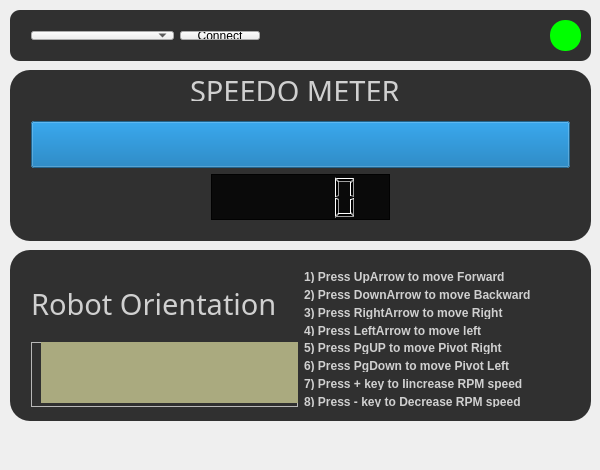
<?xml version="1.0" encoding="UTF-8"?>
<ui version="4.0">
 <class>Qt_Dashboard_RoboClass</class>
 <widget class="QWidget" name="Qt_Dashboard_RoboClass">
  <property name="geometry">
   <rect>
    <x>0</x>
    <y>0</y>
    <width>600</width>
    <height>470</height>
   </rect>
  </property>
  <property name="windowTitle">
   <string>Robo DashBoard</string>
  </property>
  <property name="styleSheet">
   <string notr="true">#StatusBarLayout{
	color: rgb(255, 170, 0);
}
#Robo_Mon_dashboard{	
background-color: rgb(76, 76, 76);
background:rgba(0,0,0,0.8);
border-radius: 20;
border-style: groove;
border-color: rgb(159, 159, 159);
gridline-color: rgb(116, 116, 116);
}
#Robo_CON_panel{
background-color: rgb(76, 76, 76);
background:rgba(0,0,0,0.8);
border-radius: 20;
border-style: groove;
border-color: rgb(159, 159, 159);
gridline-color: rgb(116, 116, 116);
}
#frame_4{
background-color: rgb(76, 76, 76);
background:rgba(0,0,0,0.8);
border-radius: 10;
border-style: groove;
border-color: rgb(159, 159, 159);
gridline-color: rgb(116, 116, 116);
}
#Robo_RPM_lcd{
background:rgba(0,0,0,0.8);
}
#Robo_Status_Ind{
background-color: rgb(0, 255, 0);
border-radius: 15px;
}</string>
  </property>
  <widget class="QFrame" name="Robo_Mon_dashboard">
   <property name="geometry">
    <rect>
     <x>10</x>
     <y>70</y>
     <width>581</width>
     <height>171</height>
    </rect>
   </property>
   <property name="styleSheet">
    <string notr="true"/>
   </property>
   <property name="frameShape">
    <enum>QFrame::StyledPanel</enum>
   </property>
   <property name="frameShadow">
    <enum>QFrame::Raised</enum>
   </property>
   <widget class="QLabel" name="label">
    <property name="geometry">
     <rect>
      <x>180</x>
      <y>10</y>
      <width>211</width>
      <height>21</height>
     </rect>
    </property>
    <property name="font">
     <font>
      <family>Simplified Arabic Fixed</family>
      <pointsize>22</pointsize>
     </font>
    </property>
    <property name="styleSheet">
     <string notr="true">color: rgb(208, 208, 208);</string>
    </property>
    <property name="text">
     <string>SPEEDO METER</string>
    </property>
   </widget>
   <widget class="QWidget" name="layoutWidget">
    <property name="geometry">
     <rect>
      <x>10</x>
      <y>40</y>
      <width>561</width>
      <height>121</height>
     </rect>
    </property>
    <layout class="QVBoxLayout" name="verticalLayout">
     <item>
      <widget class="QProgressBar" name="RPM_Guage">
       <property name="sizePolicy">
        <sizepolicy hsizetype="Expanding" vsizetype="Preferred">
         <horstretch>0</horstretch>
         <verstretch>0</verstretch>
        </sizepolicy>
       </property>
       <property name="autoFillBackground">
        <bool>false</bool>
       </property>
       <property name="styleSheet">
        <string notr="true"/>
       </property>
       <property name="value">
        <number>100</number>
       </property>
       <property name="textVisible">
        <bool>false</bool>
       </property>
       <property name="invertedAppearance">
        <bool>false</bool>
       </property>
      </widget>
     </item>
     <item>
      <layout class="QHBoxLayout" name="horizontalLayout">
       <item>
        <spacer name="horizontalSpacer">
         <property name="orientation">
          <enum>Qt::Horizontal</enum>
         </property>
         <property name="sizeHint" stdset="0">
          <size>
           <width>40</width>
           <height>20</height>
          </size>
         </property>
        </spacer>
       </item>
       <item>
        <widget class="QLCDNumber" name="Robo_RPM_lcd">
         <property name="sizePolicy">
          <sizepolicy hsizetype="Expanding" vsizetype="Minimum">
           <horstretch>0</horstretch>
           <verstretch>0</verstretch>
          </sizepolicy>
         </property>
         <property name="styleSheet">
          <string notr="true"/>
         </property>
         <property name="frameShape">
          <enum>QFrame::Panel</enum>
         </property>
         <property name="segmentStyle">
          <enum>QLCDNumber::Filled</enum>
         </property>
        </widget>
       </item>
       <item>
        <spacer name="horizontalSpacer_2">
         <property name="orientation">
          <enum>Qt::Horizontal</enum>
         </property>
         <property name="sizeHint" stdset="0">
          <size>
           <width>40</width>
           <height>20</height>
          </size>
         </property>
        </spacer>
       </item>
      </layout>
     </item>
    </layout>
   </widget>
  </widget>
  <widget class="QFrame" name="Robo_CON_panel">
   <property name="geometry">
    <rect>
     <x>10</x>
     <y>250</y>
     <width>581</width>
     <height>171</height>
    </rect>
   </property>
   <property name="frameShape">
    <enum>QFrame::StyledPanel</enum>
   </property>
   <property name="frameShadow">
    <enum>QFrame::Raised</enum>
   </property>
   <widget class="QWidget" name="layoutWidget">
    <property name="geometry">
     <rect>
      <x>10</x>
      <y>10</y>
      <width>561</width>
      <height>158</height>
     </rect>
    </property>
    <layout class="QHBoxLayout" name="horizontalLayout_2">
     <item>
      <layout class="QVBoxLayout" name="verticalLayout_2">
       <item>
        <widget class="QLabel" name="label_2">
         <property name="font">
          <font>
           <family>Simplified Arabic Fixed</family>
           <pointsize>22</pointsize>
          </font>
         </property>
         <property name="styleSheet">
          <string notr="true">color: rgb(208, 208, 208);</string>
         </property>
         <property name="text">
          <string>Robot Orientation</string>
         </property>
        </widget>
       </item>
       <item>
        <widget class="QFrame" name="frame_3">
         <property name="frameShape">
          <enum>QFrame::StyledPanel</enum>
         </property>
         <property name="frameShadow">
          <enum>QFrame::Raised</enum>
         </property>
         <widget class="QLabel" name="Robo_Orient">
          <property name="geometry">
           <rect>
            <x>10</x>
            <y>0</y>
            <width>261</width>
            <height>61</height>
           </rect>
          </property>
          <property name="font">
           <font>
            <family>Cambria</family>
            <pointsize>14</pointsize>
            <weight>75</weight>
            <bold>true</bold>
           </font>
          </property>
          <property name="styleSheet">
           <string notr="true">color: rgb(255, 255, 191);
background-color: rgb(170, 170, 127);
</string>
          </property>
          <property name="text">
           <string/>
          </property>
          <property name="alignment">
           <set>Qt::AlignCenter</set>
          </property>
         </widget>
        </widget>
       </item>
      </layout>
     </item>
     <item>
      <layout class="QVBoxLayout" name="verticalLayout_3">
       <item>
        <widget class="QLabel" name="label_4">
         <property name="font">
          <font>
           <pointsize>9</pointsize>
           <weight>75</weight>
           <bold>true</bold>
          </font>
         </property>
         <property name="styleSheet">
          <string notr="true">color: rgb(208, 208, 208);</string>
         </property>
         <property name="text">
          <string>1) Press UpArrow to move Forward</string>
         </property>
        </widget>
       </item>
       <item>
        <widget class="QLabel" name="label_5">
         <property name="font">
          <font>
           <pointsize>9</pointsize>
           <weight>75</weight>
           <bold>true</bold>
          </font>
         </property>
         <property name="styleSheet">
          <string notr="true">color: rgb(208, 208, 208);</string>
         </property>
         <property name="text">
          <string>2) Press DownArrow to move Backward</string>
         </property>
        </widget>
       </item>
       <item>
        <widget class="QLabel" name="label_6">
         <property name="font">
          <font>
           <pointsize>9</pointsize>
           <weight>75</weight>
           <bold>true</bold>
          </font>
         </property>
         <property name="styleSheet">
          <string notr="true">color: rgb(208, 208, 208);</string>
         </property>
         <property name="text">
          <string>3) Press RightArrow to move Right</string>
         </property>
        </widget>
       </item>
       <item>
        <widget class="QLabel" name="label_7">
         <property name="font">
          <font>
           <pointsize>9</pointsize>
           <weight>75</weight>
           <bold>true</bold>
          </font>
         </property>
         <property name="styleSheet">
          <string notr="true">color: rgb(208, 208, 208);</string>
         </property>
         <property name="text">
          <string>4) Press LeftArrow to move left</string>
         </property>
        </widget>
       </item>
       <item>
        <widget class="QLabel" name="label_8">
         <property name="font">
          <font>
           <pointsize>9</pointsize>
           <weight>75</weight>
           <bold>true</bold>
          </font>
         </property>
         <property name="styleSheet">
          <string notr="true">color: rgb(208, 208, 208);</string>
         </property>
         <property name="text">
          <string>5) Press PgUP to move Pivot Right</string>
         </property>
        </widget>
       </item>
       <item>
        <widget class="QLabel" name="label_9">
         <property name="font">
          <font>
           <pointsize>9</pointsize>
           <weight>75</weight>
           <bold>true</bold>
          </font>
         </property>
         <property name="styleSheet">
          <string notr="true">color: rgb(208, 208, 208);</string>
         </property>
         <property name="text">
          <string>6) Press PgDown to move Pivot Left</string>
         </property>
        </widget>
       </item>
       <item>
        <widget class="QLabel" name="label_10">
         <property name="font">
          <font>
           <pointsize>9</pointsize>
           <weight>75</weight>
           <bold>true</bold>
          </font>
         </property>
         <property name="styleSheet">
          <string notr="true">color: rgb(208, 208, 208);</string>
         </property>
         <property name="text">
          <string>7) Press + key to Iincrease RPM speed</string>
         </property>
        </widget>
       </item>
       <item>
        <widget class="QLabel" name="label_11">
         <property name="font">
          <font>
           <pointsize>9</pointsize>
           <weight>75</weight>
           <bold>true</bold>
          </font>
         </property>
         <property name="styleSheet">
          <string notr="true">color: rgb(208, 208, 208);</string>
         </property>
         <property name="text">
          <string>8) Press - key to Decrease RPM speed</string>
         </property>
        </widget>
       </item>
      </layout>
     </item>
    </layout>
   </widget>
  </widget>
  <widget class="QFrame" name="frame_4">
   <property name="geometry">
    <rect>
     <x>10</x>
     <y>10</y>
     <width>581</width>
     <height>51</height>
    </rect>
   </property>
   <property name="frameShape">
    <enum>QFrame::StyledPanel</enum>
   </property>
   <property name="frameShadow">
    <enum>QFrame::Raised</enum>
   </property>
   <widget class="QLabel" name="Robo_Status">
    <property name="geometry">
     <rect>
      <x>460</x>
      <y>10</y>
      <width>71</width>
      <height>31</height>
     </rect>
    </property>
    <property name="font">
     <font>
      <family>Simplified Arabic Fixed</family>
      <pointsize>11</pointsize>
     </font>
    </property>
    <property name="styleSheet">
     <string notr="true">color: rgb(244, 81, 0);</string>
    </property>
    <property name="text">
     <string/>
    </property>
   </widget>
   <widget class="QWidget" name="layoutWidget">
    <property name="geometry">
     <rect>
      <x>10</x>
      <y>10</y>
      <width>251</width>
      <height>31</height>
     </rect>
    </property>
    <layout class="QHBoxLayout" name="horizontalLayout_3">
     <item>
      <widget class="QComboBox" name="COM_Ports_Sel">
       <property name="sizePolicy">
        <sizepolicy hsizetype="Preferred" vsizetype="Preferred">
         <horstretch>0</horstretch>
         <verstretch>0</verstretch>
        </sizepolicy>
       </property>
      </widget>
     </item>
     <item>
      <widget class="QPushButton" name="Connect_btn">
       <property name="sizePolicy">
        <sizepolicy hsizetype="Fixed" vsizetype="Preferred">
         <horstretch>0</horstretch>
         <verstretch>0</verstretch>
        </sizepolicy>
       </property>
       <property name="text">
        <string>Connect</string>
       </property>
      </widget>
     </item>
    </layout>
   </widget>
   <widget class="QLabel" name="Robo_Status_Ind">
    <property name="geometry">
     <rect>
      <x>540</x>
      <y>10</y>
      <width>31</width>
      <height>31</height>
     </rect>
    </property>
    <property name="text">
     <string/>
    </property>
   </widget>
  </widget>
  <widget class="QWidget" name="widget" native="true">
   <property name="geometry">
    <rect>
     <x>0</x>
     <y>0</y>
     <width>601</width>
     <height>431</height>
    </rect>
   </property>
   <property name="font">
    <font>
     <pointsize>9</pointsize>
    </font>
   </property>
   <property name="styleSheet">
    <string notr="true">background-image: url(:/Qt_Dashboard_Robo/bg-rb_600x450.jpg);</string>
   </property>
  </widget>
  <widget class="QWidget" name="horizontalLayoutWidget">
   <property name="geometry">
    <rect>
     <x>0</x>
     <y>430</y>
     <width>601</width>
     <height>41</height>
    </rect>
   </property>
   <layout class="QHBoxLayout" name="StatusBarLayout">
    <item>
     <widget class="QLabel" name="Say_Com_Status">
      <property name="font">
       <font>
        <weight>75</weight>
        <bold>true</bold>
       </font>
      </property>
      <property name="styleSheet">
       <string notr="true">color: rgb(252, 168, 0);</string>
      </property>
      <property name="text">
       <string/>
      </property>
     </widget>
    </item>
    <item>
     <widget class="QLabel" name="Info">
      <property name="font">
       <font>
        <weight>75</weight>
        <bold>true</bold>
       </font>
      </property>
      <property name="styleSheet">
       <string notr="true">color: rgb(255, 170, 0);</string>
      </property>
      <property name="text">
       <string/>
      </property>
     </widget>
    </item>
    <item>
     <widget class="QWidget" name="Batt_info" native="true">
      <layout class="QHBoxLayout" name="horizontalLayout_4">
       <item>
        <widget class="QLabel" name="BAT_logo">
         <property name="sizePolicy">
          <sizepolicy hsizetype="Fixed" vsizetype="Preferred">
           <horstretch>0</horstretch>
           <verstretch>0</verstretch>
          </sizepolicy>
         </property>
         <property name="font">
          <font>
           <weight>75</weight>
           <bold>true</bold>
          </font>
         </property>
         <property name="styleSheet">
          <string notr="true">color: rgb(252, 168, 0);</string>
         </property>
         <property name="text">
          <string>BAT: </string>
         </property>
        </widget>
       </item>
       <item>
        <widget class="QProgressBar" name="Batt_Status">
         <property name="sizePolicy">
          <sizepolicy hsizetype="Fixed" vsizetype="Fixed">
           <horstretch>0</horstretch>
           <verstretch>0</verstretch>
          </sizepolicy>
         </property>
         <property name="styleSheet">
          <string notr="true">color: rgb(255, 170, 0);</string>
         </property>
         <property name="value">
          <number>0</number>
         </property>
        </widget>
       </item>
      </layout>
     </widget>
    </item>
   </layout>
  </widget>
  <zorder>widget</zorder>
  <zorder>Robo_Mon_dashboard</zorder>
  <zorder>Robo_CON_panel</zorder>
  <zorder>frame_4</zorder>
  <zorder>horizontalLayoutWidget</zorder>
 </widget>
 <layoutdefault spacing="6" margin="11"/>
 <resources>
  <include location="qt_dashboard_robo.qrc"/>
 </resources>
 <connections/>
</ui>
